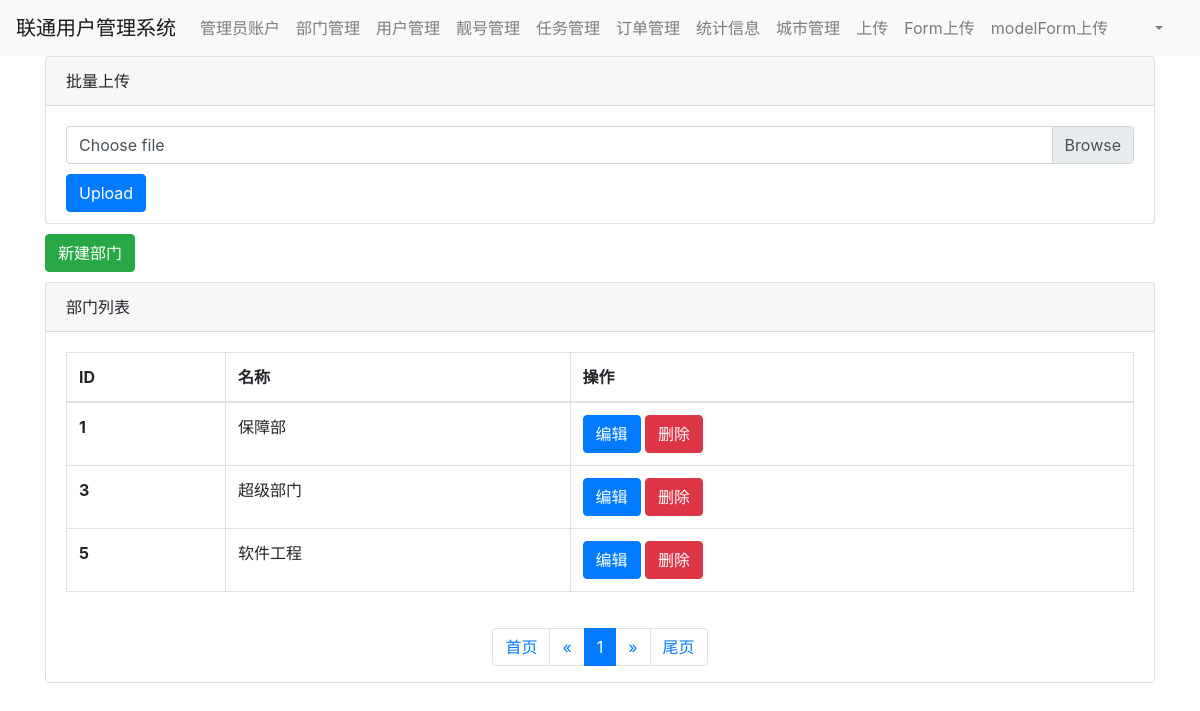
/depart/list/ (signed in), run on the app's committed database.
### app01/models.py (models this page shows, shortened)
class Department(models.Model):
    title = models.CharField(max_length=32, verbose_name="标题")

### app01/views.py (the view)
# urls.py: path("depart/list/", views.depart_list),
def depart_list(request):
    queryset = models.Department.objects.all()
    page_object = Pagination(
        queryset=queryset,
        request=request,
    )
    context = {
        "queryset": page_object.page_queryset,
        "page_string": page_object.gennerate_html(),
    }
    return render(request, "depart_list.html", context)

### app01/templates/depart_list.html (shortened to what this page needs)
{% extends 'base.html' %}
{% block content %}
  <div>
    <div class="container">
      <div class="card">
        <div class="card-header">批量上传</div>
        <div class="card-body">
          <form method="post" enctype="multipart/form-data" action="/depart/mutiUpdate/">
            <div class="custom-file">
              <label class="custom-file-label">Choose file</label>
              <input type="submit" value="Upload" class="btn btn-primary" style="margin-top: 10px;margin-bottom: 10px;" />
            </div>
          </form>
        </div>
      </div>
    </div>
    <div class="container">
      <div style="margin-bottom: 10px; margin-top: 10px ">
        <a class="btn btn-success" href="/depart/add">
          新建部门
        </a>
      </div>
      <div class="card">
        <div class="card-header">部门列表</div>
        <div class="card-body">
          <table class="table table-bordered">
            <thead>
              <tr>
                <th>ID</th>
                <th>名称</th>
                <th>操作</th>
              </tr>
            </thead>
            <tbody>
              {% for object in queryset %}
                <tr>
                  <th scope="row">{{ object.id }}</th>
                  <td>{{ object.title }}</td>
                  <td>
                    <a class="btn btn-primary btn-xs" href="/depart/edit/{{ object.id }}">编辑</a>
                    <a class="btn btn-danger btn-xs" href="/depart/delete/?uid={{ object.id }}">删除</a>
                  </td>
                </tr>
              {% endfor %}
            </tbody>
          </table>
        </div>
        {{ page_string }}
      </div>
    </div>
  </div>
{% endblock %}

### data on the page
Department: id "1", title "保障部"
Department: id "3", title "超级部门"
Department: id "5", title "软件工程"

### other printed values
{{ page_string }} "首页 « 1 » 尾页"
